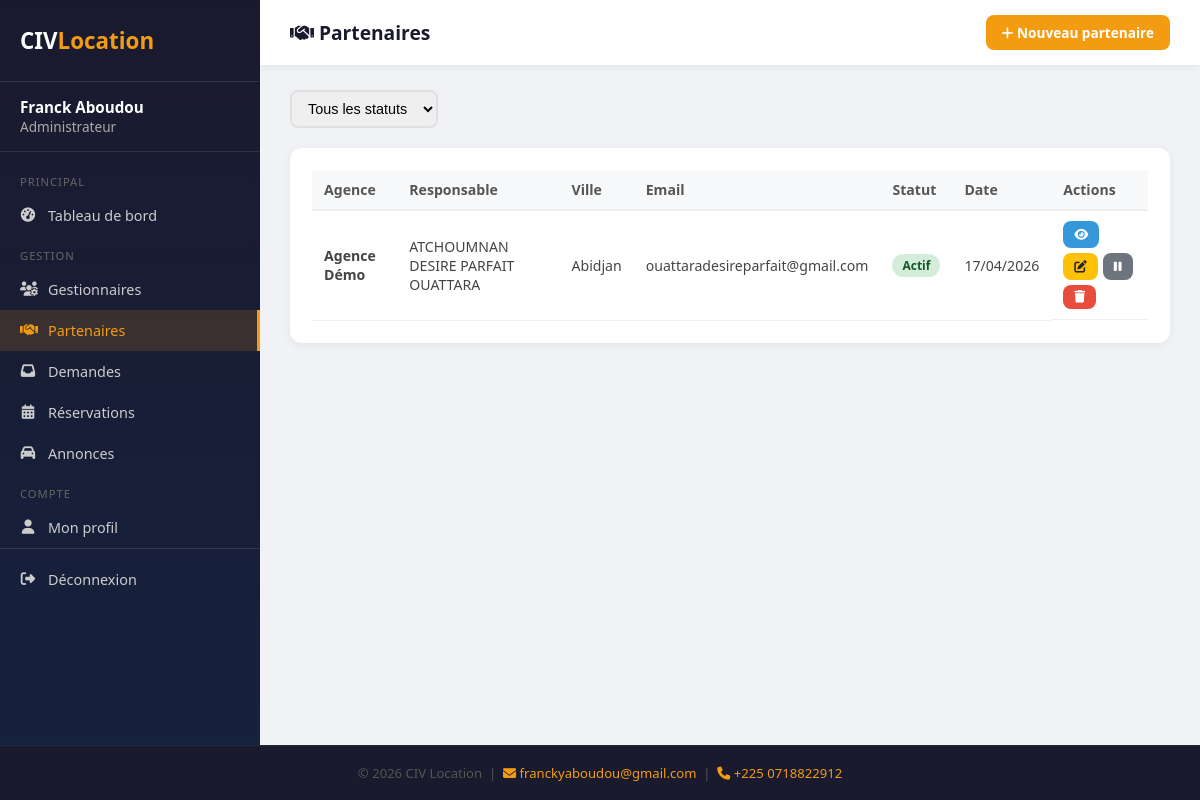
/gestion/partenaires/ (signed in), run on the app's committed database.
### gestion/models.py (models this page shows, shortened)
class UtilisateurInterne(models.Model):
    ROLE_CHOICES = [
        ('admin', 'Administrateur'),
        ('gestionnaire', 'Gestionnaire'),
    ]
    STATUT_CHOICES = [
        ('actif', 'Actif'),
        ('suspendu', 'Suspendu'),
    ]
    nom = models.CharField(max_length=100)
    prenom = models.CharField(max_length=100)
    email = models.EmailField(unique=True)
    mot_de_passe = models.CharField(max_length=255)
    telephone = models.CharField(max_length=20, blank=True)
    photo_profil = models.ImageField(upload_to='profils/', blank=True, null=True)
    role = models.CharField(max_length=20, choices=ROLE_CHOICES)
    statut = models.CharField(max_length=20, choices=STATUT_CHOICES, default='actif')
    derniere_connexion = models.DateTimeField(null=True, blank=True)
    date_creation = models.DateTimeField(default=timezone.now)
    class Meta:
        verbose_name = 'Utilisateur interne'
        verbose_name_plural = 'Utilisateurs internes'
        ordering = ['-date_creation']

### public/models.py (models this page shows, shortened)
class Partenaire(models.Model):
    STATUT_CHOICES = [
        ('en_attente', 'En attente'),
        ('actif', 'Actif'),
        ('suspendu', 'Suspendu'),
    ]
    nom_agence = models.CharField(max_length=200)
    nom_responsable = models.CharField(max_length=100)
    prenom_responsable = models.CharField(max_length=100)
    email = models.EmailField(unique=True)
    telephone = models.CharField(max_length=20)
    adresse = models.TextField()
    ville = models.CharField(max_length=100)
    logo = models.ImageField(upload_to='partenaires/logos/', blank=True, null=True)
    document_justificatif = models.FileField(upload_to='partenaires/documents/', blank=True, null=True)
    mot_de_passe = models.CharField(max_length=255)
    statut = models.CharField(max_length=20, choices=STATUT_CHOICES, default='en_attente')
    date_inscription = models.DateTimeField(default=timezone.now)
    derniere_connexion = models.DateTimeField(null=True, blank=True)
    class Meta:
        verbose_name = 'Partenaire'
        verbose_name_plural = 'Partenaires'
        ordering = ['-date_inscription']

### gestion/views.py (the view)
    def wrapper(request, *args, **kwargs):
        if not request.session.get('utilisateur_id'):
            return redirect('gestion_connexion')
        try:
            u = UtilisateurInterne.objects.get(pk=request.session['utilisateur_id'])
            if u.statut == 'suspendu' or u.role != 'admin':
                return redirect('gestion_connexion')
            request.utilisateur = u
        except UtilisateurInterne.DoesNotExist:
            request.session.flush()
            return redirect('gestion_connexion')
        return view_func(request, *args, **kwargs)

### gestion/views.py (called while the page is built)
def admin_required(view_func):
    def wrapper(request, *args, **kwargs):
        if not request.session.get('utilisateur_id'):
            return redirect('gestion_connexion')
        try:
            u = UtilisateurInterne.objects.get(pk=request.session['utilisateur_id'])
            if u.statut == 'suspendu' or u.role != 'admin':
                return redirect('gestion_connexion')
            request.utilisateur = u
        except UtilisateurInterne.DoesNotExist:
            request.session.flush()
            return redirect('gestion_connexion')
        return view_func(request, *args, **kwargs)
    return wrapper

@admin_required
def partenaires(request):
    u = request.utilisateur
    statut_filtre = request.GET.get('statut', '')
    qs = Partenaire.objects.all()
    if statut_filtre:
        qs = qs.filter(statut=statut_filtre)
    return render(request, 'gestion/admin/partenaires.html', {
        'utilisateur': u, 'partenaires': qs, 'statut_filtre': statut_filtre,
    })

### gestion/templates/gestion/admin/partenaires.html (shortened to what this page needs)
{% extends "gestion/base_admin.html" %}
{% block page_title %}<i class="fas fa-handshake"></i> Partenaires{% endblock %}
{% block topbar_right %}<a href="{% url 'gestion_partenaire_creer' %}" class="btn btn-primary"><i class="fas fa-plus"></i> Nouveau partenaire</a>{% endblock %}
{% block content %}
    <div class="filtres">
      <form method="get" style="display:flex;gap:10px;flex-wrap:wrap">
        <select name="statut" onchange="this.form.submit()">
          <option value="">Tous les statuts</option>
        </select>
      </form>
    </div>
    <div class="card">
      <table>
        <thead><tr><th>Agence</th><th>Responsable</th><th>Ville</th><th>Email</th><th>Statut</th><th>Date</th><th>Actions</th></tr></thead>
        <tbody>
        {% for p in partenaires %}
        <tr>
          <td><strong>{{ p.nom_agence }}</strong></td>
          <td>{{ p.prenom_responsable }} {{ p.nom_responsable }}</td>
          <td>{{ p.ville }}</td>
          <td>{{ p.email }}</td>
          <td><span class="badge badge-{{ p.statut }}">{{ p.get_statut_display }}</span></td>
          <td>{{ p.date_inscription|date:"d/m/Y" }}</td>
          <td style="display:flex;gap:5px;flex-wrap:wrap">
            <a href="{% url 'gestion_partenaire_detail' p.pk %}" class="btn btn-sm btn-info"><i class="fas fa-eye"></i></a>
            <a href="{% url 'gestion_partenaire_modifier' p.pk %}" class="btn btn-sm btn-warning"><i class="fas fa-edit"></i></a>
            {% if p.statut == 'actif' %}<a href="{% url 'gestion_partenaire_statut' p.pk 'suspendu' %}" class="btn btn-sm btn-secondary"><i class="fas fa-pause"></i></a>
            {% else %}<a href="{% url 'gestion_partenaire_statut' p.pk 'actif' %}" class="btn btn-sm btn-success"><i class="fas fa-play"></i></a>{% endif %}
            <button onclick="confirmerSuppression('{% url 'gestion_partenaire_supprimer' p.pk %}','{{ p.nom_agence }}')" class="btn btn-sm btn-danger"><i class="fas fa-trash"></i></button>
          </td>
        </tr>
        {% empty %}<tr><td colspan="7"><div class="empty">Aucun partenaire</div></td></tr>{% endfor %}
        </tbody>
      </table>
    </div>
{% endblock %}

### gestion/templates/gestion/base_admin.html (shortened to what this page needs)
<!DOCTYPE html>
<html lang="fr">
<head>
<link rel="stylesheet" href="https://cdnjs.cloudflare.com/ajax/libs/font-awesome/6.4.0/css/all.min.css">
</head>
<body>
<div class="app-wrapper">
<div class="sidebar">
  <div class="sidebar-logo">CIV<span>Location</span></div>
  <div class="sidebar-user">
    <strong>{{ utilisateur.prenom }} {{ utilisateur.nom }}</strong>
    {% if utilisateur.role == 'admin' %}Administrateur{% else %}Gestionnaire{% endif %}
  </div>
  <nav class="nav">
    {% if utilisateur.role == 'admin' %}
      <div class="nav-section">Principal</div>
      <a href="{% url 'gestion_admin_dashboard' %}" {% if request.resolver_match.url_name == 'gestion_admin_dashboard' %}class="active"{% endif %}><i class="fas fa-tachometer-alt"></i> Tableau de bord</a>
      <div class="nav-section">Gestion</div>
      <a href="{% url 'gestion_gestionnaires' %}" {% if request.resolver_match.url_name == 'gestion_gestionnaires' %}class="active"{% endif %}><i class="fas fa-users-cog"></i> Gestionnaires</a>
      <a href="{% url 'gestion_partenaires' %}" {% if request.resolver_match.url_name == 'gestion_partenaires' %}class="active"{% endif %}><i class="fas fa-handshake"></i> Partenaires</a>
      <a href="{% url 'gestion_demandes_partenaires' %}" {% if request.resolver_match.url_name == 'gestion_demandes_partenaires' %}class="active"{% endif %}><i class="fas fa-inbox"></i> Demandes</a>
      <a href="{% url 'gestion_reservations' %}" {% if request.resolver_match.url_name == 'gestion_reservations' %}class="active"{% endif %}><i class="fas fa-calendar-alt"></i> Réservations</a>
      <a href="{% url 'gestion_annonces' %}" {% if request.resolver_match.url_name == 'gestion_annonces' %}class="active"{% endif %}><i class="fas fa-car"></i> Annonces</a>
    {% endif %}
    <div class="nav-section">Compte</div>
    <a href="{% url 'gestion_profil' %}" {% if request.resolver_match.url_name == 'gestion_profil' %}class="active"{% endif %}><i class="fas fa-user"></i> Mon profil</a>
    <div class="nav-deconnexion">
      <a href="{% url 'gestion_deconnexion' %}"><i class="fas fa-sign-out-alt"></i> Déconnexion</a>
    </div>
  </nav>
</div>
<div class="main">
  <div class="topbar">
    <h1>{% block page_title %}<i class="fas fa-home"></i> Tableau de bord{% endblock %}</h1>
    {% block topbar_right %}<span class="badge-role">{% if utilisateur.role == 'admin' %}<i class="fas fa-crown"></i> Administrateur{% else %}<i class="fas fa-user-tie"></i> Gestionnaire{% endif %}</span>{% endblock %}
  </div>
  <div class="content">
    {% block content %}{% endblock %}
  </div>
</div>
</div>
<footer class="footer-interne">
  <p>© 2026 CIV Location &nbsp;|&nbsp;
  <a href="mailto:franckyaboudou@gmail.com"><i class="fas fa-envelope"></i> franckyaboudou@gmail.com</a>
  &nbsp;|&nbsp;
  <a href="tel:+2250718822912"><i class="fas fa-phone"></i> +225 0718822912</a>
  </p>
</footer>
</body>
</html>

### data on the page
UtilisateurInterne: prenom "Franck", nom "Aboudou"
Partenaire: nom_agence "Agence Démo", prenom_responsable "ATCHOUMNAN DESIRE PARFAIT", nom_responsable "OUATTARA", ville "Abidjan", email "ouattaradesireparfait@gmail.com", statut "Actif", date_inscription "17/04/2026"
